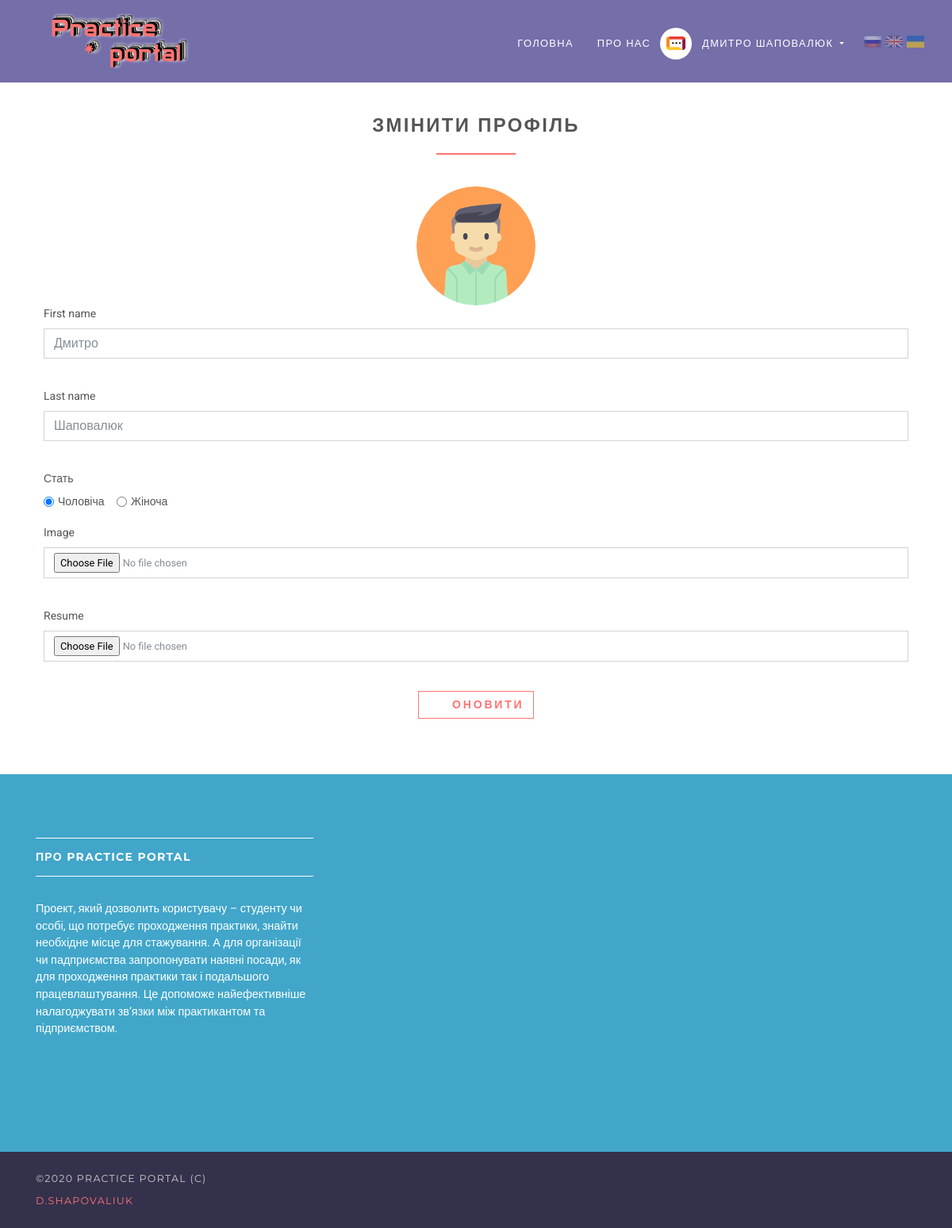
Page /employee/profile/update (signed in) on the committed database.
### accounts/models.py (models this page shows, shortened)
class User(AbstractUser):
    username = None
    role = models.CharField(max_length=12, error_messages={
        'required': "Role must be provided"
    })
    image = models.ImageField(upload_to='images/', blank=True, null=True)
    resume = models.FileField(upload_to='files/', blank=True, null=True)
    gender = models.CharField(max_length=10, blank=True, null=True, default="")
    email = models.EmailField(unique=True, blank=False,
                              error_messages={
                                  'unique': "A user with that email already exists.",
                              })
    USERNAME_FIELD = "email"
    REQUIRED_FIELDS = []
    objects = UserManager()

### jobsapp/views/employee.py (the view)
# urls.py: path('employee/profile/update', EditProfileView.as_view(), name='employer-profile-update'),
class EditProfileView(UpdateView):
    model = User
    form_class = EmployeeProfileUpdateForm
    context_object_name = 'employee'
    template_name = 'practice/employee/edit-profile.html'
    success_url = reverse_lazy('accounts:employer-profile-update')
    @method_decorator(login_required(login_url=reverse_lazy('accounts:login')))
    @method_decorator(user_is_employee)
    def dispatch(self, request, *args, **kwargs):
        return super().dispatch(self.request, *args, **kwargs)
    def get(self, request, *args, **kwargs):
        try:
            self.object = self.get_object()
        except Http404:
            raise Http404("User doesn't exists")
        return self.render_to_response(self.get_context_data())
    def get_object(self, queryset=None):
        obj = self.request.user
        print(obj)
        if obj is None:
            raise Http404("Practice doesn't exists")
        return obj

### accounts/forms.py
class EmployeeProfileUpdateForm(forms.ModelForm):
    def __init__(self, *args, **kwargs):
        super(EmployeeProfileUpdateForm, self).__init__(*args, **kwargs)
        self.fields['first_name'].widget.attrs.update(
            {
                'placeholder': 'Enter First Name',
            }
        )
        self.fields['last_name'].widget.attrs.update(
            {
                'placeholder': 'Enter Last Name',
            }
        )
    class Meta:
        model = User
        fields = ["first_name", "last_name", "gender", "image", "resume"]

### templates/practice/employee/edit-profile.html (shortened to what this page needs)
{% extends 'base.html' %}
{% load static %}
{% block content %}
    <div class="col-lg-12">
        <div class="box">
            <h3 class="heading">Змінити профіль</h3>
            <form action="" method="post">
            <div class="image" >
                <img  class="rounded-circle" src="{% static 'img/avatar.png' %}"
                      width="150" height="150"
                      style="display: block; margin-left: auto; margin-right: auto "  alt="">
                </div>
                {% for field in form %}
                    {% if field.name == 'gender' %}
                        <div class="form-group">
                            <label for="gender">Стать</label>
                            <br>
                            <div class="form-check form-check-inline">
                                <input class="form-check-input" {% if field.value == 'male' %} checked {% endif %}
                                       type="radio" name="gender" id="male gender"
                                       value="male">
                                <label class="form-check-label" for="male">Чоловіча</label>
                            </div>
                            <div class="form-check form-check-inline">
                                <input class="form-check-input" {% if field.value == 'female' %} checked {% endif %}
                                       type="radio" name="gender" id="female"
                                       value="female">
                                <label class="form-check-label" for="female">Жіноча</label>
                            </div>
                        </div>
                    {% else %}
                        <div class="form-group">
                            <label for="id_{{ field.name }}">{{ field.label }}</label>
                            <input type="{{ field.field.widget.input_type }}"
                                   class="form-control"
                                   name="{{ field.name }}"
                                   id="id_{{ field.name }}"
                                   value="{{ field.value }}"
                                   placeholder="{{ field.field.widget.attrs.placeholder }}">
                        </div>
                    {% endif %}
                {% endfor %}
                <div class="text-center">
                    <button type="submit" class="btn btn-outline-white-primary">
                        <i class="fa fa-signing"></i> Оновити
                    </button>
                </div>
            </form>
        </div>
    </div>
{% endblock %}

### templates/base.html (shortened to what this page needs)
{% load static %}
<!DOCTYPE html>
<html>
<head>
    <link rel="stylesheet"
          href="{% static 'vendor/bootstrap/css/bootstrap.min.css' %}">
    <link rel="stylesheet"
          href="{% static 'vendor/font-awesome/css/font-awesome.min.css' %}">
    <link rel="stylesheet"
          href="{% static 'vendor/owl.carousel/assets/owl.carousel.css' %}">
    <link rel="stylesheet"
          href="{% static 'vendor/owl.carousel/assets/owl.theme.default.css' %}">
    <link rel="stylesheet" href="{% static 'css/style.default.css' %}"
          id="theme-stylesheet">
    <link rel="stylesheet" href="{% static 'css/custom.css' %}">
</head>
<body>
<header class="header">
    <nav class="navbar navbar-expand-lg">
        <div class="container">
            <a href="/" class="navbar-brand">
                <img src="{% static 'img/logo-small.png' %}" width="200" height="70"alt="logo" class="d-none d-lg-block">
            </a>
            <div id="navbarSupportedContent" class="collapse navbar-collapse">
                <ul class="navbar-nav ml-auto">
                    <li class="nav-item">
                        <a href="/" class="nav-link">Головна <span class="sr-only">(current)</span></a>
                    </li>
                    <li class="nav-item">
                        <a href="{% url 'practice:about' %}" class="nav-link">Про нас</a>
                    </li>
                    {% if request.user.is_authenticated and request.user.role == 'employer' %}
                        <li class="nav-item dropdown">
                            <a id="clientZone" href="#" data-toggle="dropdown"
                               aria-haspopup="true" aria-expanded="false"
                               class="nav-link dropdown-toggle has-img mb-3 mb-lg-0 mt-3 mt-lg-0">
                                <div class="client-menu-image">
                                    <div class="inner">
                                        <img src="{% static 'img/company-1.png' %}"
                                             alt="company image"
                                             class="img-fluid">
                                    </div>
                                </div>
                                {% if request.user.role == 'employee' %}
                                    {{ request.user.first_name }} {{ request.user.last_name }}
                                {% else %}
                                    {{ request.user.first_name }}
                                {% endif %}
                            </a>
                            <div aria-labelledby="clientZone" class="dropdown-menu">
                                <a href="{% url 'practice:employer-dashboard' %}" class="dropdown-item">Панель приладів</a>
                                <a href="{% url 'practice:employer-all-applicants' %}" class="dropdown-item">Зявники </a>
                                <a href="{% url 'practice:employer-practice-create' %}" class="dropdown-item">Опублікуйте нову посаду
                                    job </a>
                                <a href="{% url 'accounts:logout' %}" class="dropdown-item">Вийти</a>
                            </div>
                        </li>
                    {% elif request.user.is_authenticated and request.user.role == 'employee' %}
                        <li class="nav-item dropdown">
                            <a id="clientZone" href="#" data-toggle="dropdown"
                               aria-haspopup="true" aria-expanded="false"
                               class="nav-link dropdown-toggle has-img mb-3 mb-lg-0 mt-3 mt-lg-0">
                                <div class="client-menu-image">
                                    <div class="inner">
                                         <img src="{% static 'img/company-1.png' %}"
                                             alt="company image"
                                             class="img-fluid">
                                    </div>
                                </div>
                                {% if request.user.role == 'employee' %}
                                    {{ request.user.first_name }} {{ request.user.last_name }}
                                {% else %}
                                    {{ request.user.first_name }}
                                {% endif %}
                            </a>
                        </li>
                    {% endif %}
                     <div class="language">
                             <img src="/static/img/lang/lang__ru.png" alt="ru" data-google-lang="ru" class="language__img">
                             <img src="/static/img/lang/lang__en.png" alt="en" data-google-lang="en" class="language__img">
                             <img src="/static/img/lang/lang__ua.png" alt="uk" data-google-lang="uk" class="language__img">
                 </div>
                </ul>
            </div>
        </div>
    </nav>
</header>
<div>
    {% block content %} {% endblock %}
</div>
<footer class="footer">
    <div class="footer__block">
        <div class="container">
            <div class="row">
                <div class="col-lg-4 col-md-12 mb-5">
                    <h4 class="h5">Про Practice portal</h4>
                    <p> Проект, який дозволить користувачу – студенту чи особі, що потребує проходження практики, знайти необхідне місце для стажування. А для організації чи падприємства запропонувати наявні посади, як для проходження практики так і подальшого працевлаштування. Це допоможе найефективніше налагоджувати зв’язки між практикантом та підприємством. </p>
                </div>
            </div>
        </div>
    </div>
    <div class="footer__copyright">
        <div class="container">
            <div class="row">
                <div class="col-md-6 text-md-left text-center">
                    <p>&copy;2020 Practice portal (c)</p><a href="https://www.instagram.com/d.shapovaliuk">d.shapovaliuk</a>
                </div>
            </div>
        </div>
    </div>
</footer>
</body>
</html>

### static/css/style.default.css (style rules this page uses)
html { height:100% }
body { height:100% }
header { z-index:1000 }
button { cursor:pointer }
.heading { text-align:center;margin-bottom:40px }
.heading:after { content:" ";display:block;width:100px;height:2px;margin:20px auto 20px;background:#ff7473 }
a,button { -webkit-transition:all .2s ease-out;transition:all .2s ease-out }
a i.fa,button i.fa { margin:0 5px }
input[type='file'] { font-size:0.8rem }
.header { width:100% }
.navbar { text-transform:uppercase;letter-spacing:0.1em;background:#746EA9;padding-top:0 !important;padding-bottom:0 !important }
.navbar a { font-family:"Montserrat",Helvetica,Arial,sans-serif }
.navbar ul.navbar-nav>li>a:not(.navbar-btn) { color:#fff;font-weight:300;font-family:"Montserrat",Helvetica,Arial,sans-serif;font-size:0.8rem }
@media (min-width: 992px) { .navbar ul.navbar-nav>li>a:not(.navbar-btn) { border-top:5px solid transparent;padding:40px 15px !important;color:#fff;font-weight:300 } }
#clientZone.has-img { position:relative;padding-left:50px !important;border-color:transparent !important }
.client-menu-image { display:inline-block;width:40px;height:40px;line-height:50px;-ms-flex-line-pack:center;align-content:center;border-radius:50%;background:#fff;position:absolute;top:50%;left:-3px;-webkit-transform:translateY(-50%);transform:translateY(-50%) }
.client-menu-image .inner { width:100%;height:100%;display:-webkit-box;display:-ms-flexbox;display:flex;-webkit-box-align:center;-ms-flex-align:center;align-items:center;-webkit-box-pack:center;-ms-flex-pack:center;justify-content:center }
.client-menu-image img { width:60% }
.footer__block { background:#41A6CA;padding:80px 0 }
.footer__block h4 { border-top:solid 1px #fff;border-bottom:solid 1px #fff;padding:15px 0;margin-bottom:30px;color:#fff;text-transform:uppercase;letter-spacing:0.08rem }
.footer__block p { color:#fff;font-size:0.9rem }
.footer__copyright { background:#34314c;color:#ccc;padding:20px 0;font-size:.7875rem;line-height:28px;font-family:"Montserrat",Helvetica,Arial,sans-serif;text-transform:uppercase;letter-spacing:0.1em }
.footer__copyright p { margin:0 }
.box { background:#fff;margin:0 0 30px;-webkit-box-sizing:border-box;box-sizing:border-box;padding:40px }
.navbar { padding:.5rem 1rem }
.navbar-brand { display:inline-block;padding-top:.33594rem;padding-bottom:.33594rem;margin-right:1rem;font-size:1.09375rem }
.btn { font-weight:700;font-family:"Montserrat",Helvetica,Arial,sans-serif;border:1px solid transparent;text-transform:uppercase;letter-spacing:0.2em;padding:.375rem .75rem;font-size:.875rem;line-height:1.5;border-radius:0;-webkit-transition:background-color 0.15s ease-in-out,border-color 0.15s ease-in-out,-webkit-box-shadow 0.15s ease-in-out;transition:background-color 0.15s ease-in-out,border-color 0.15s ease-in-out,-webkit-box-shadow 0.15s ease-in-out;transition:background-color 0.15s ease-in-out,border-color 0.15s ease-in-out,box-shadow 0.15s ease-in-out;transition:background-color 0.15s ease-in-out,border-color 0.15s ease-in-out,box-shadow 0.15s ease-in-out,-webkit-box-shadow 0.15s ease-in-out }
.btn-outline-white-primary { color:#ff7473;background-color:#fff;background-image:none;border-color:#ff7473 }
body { font-family:"Roboto",Helvetica,Arial,sans-serif;font-size:.875rem;font-weight:400;line-height:1.5;color:#555;background-color:#fff }
a { color:#ff7473;text-decoration:none }
h1,h2,h3,h4,h5,h6,.h1,.h2,.h3,.h4,.box-simple h3,.box-image .name h3,.box-image-text .top .name h3,.box-image-text .top .name h4,.h5,.h6 { margin-bottom:1rem;font-family:"Montserrat",Helvetica,Arial,sans-serif;font-weight:700;line-height:1.2;color:#555;text-transform:uppercase;letter-spacing:0.1em }
h3,.h3 { font-size:1.4875rem }
h4,.h4,.box-simple h3,.box-image .name h3,.box-image-text .top .name h3,.box-image-text .top .name h4 { font-size:1.0675rem }
h5,.h5 { font-size:.875rem }
.form-control { padding:.375rem .75rem;font-size:1rem;line-height:1.5;color:#868e96;background-color:#fff;border:1px solid #ced4da;border-radius:0;-webkit-transition:border-color ease-in-out 0.15s,-webkit-box-shadow ease-in-out 0.15s;transition:border-color ease-in-out 0.15s,-webkit-box-shadow ease-in-out 0.15s;transition:border-color ease-in-out 0.15s,box-shadow ease-in-out 0.15s;transition:border-color ease-in-out 0.15s,box-shadow ease-in-out 0.15s,-webkit-box-shadow ease-in-out 0.15s }
.form-control::placeholder { color:#868e96 }

### rows in the picture
User: user.first_name "ДМИТРО", user.last_name "ШАПОВАЛЮК", first_name "Дмитро" "Шаповалюк", gender "☑", gender "☐ Жіноча"

### other values in the picture
{{ field.label }} "First name" "Last name" "Image" "Resume"
